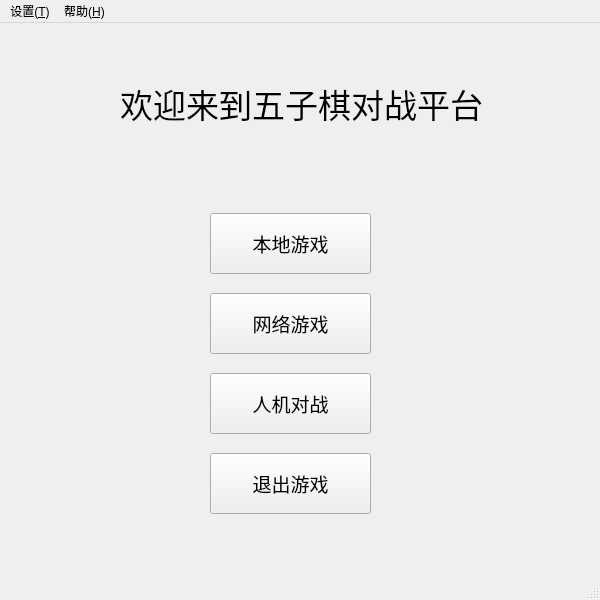
<?xml version="1.0" encoding="UTF-8"?>
<ui version="4.0">
 <class>MainWindow</class>
 <widget class="QMainWindow" name="MainWindow">
  <property name="geometry">
   <rect>
    <x>0</x>
    <y>0</y>
    <width>600</width>
    <height>600</height>
   </rect>
  </property>
  <property name="minimumSize">
   <size>
    <width>600</width>
    <height>600</height>
   </size>
  </property>
  <property name="maximumSize">
   <size>
    <width>600</width>
    <height>600</height>
   </size>
  </property>
  <property name="windowTitle">
   <string>MainWindow</string>
  </property>
  <widget class="QWidget" name="centralwidget">
   <widget class="QStackedWidget" name="stackedWidget">
    <property name="geometry">
     <rect>
      <x>0</x>
      <y>0</y>
      <width>600</width>
      <height>600</height>
     </rect>
    </property>
    <widget class="QWidget" name="page">
     <widget class="QPushButton" name="AIBtn">
      <property name="geometry">
       <rect>
        <x>210</x>
        <y>350</y>
        <width>161</width>
        <height>61</height>
       </rect>
      </property>
      <property name="font">
       <font>
        <family>微软雅黑</family>
        <pointsize>14</pointsize>
       </font>
      </property>
      <property name="text">
       <string>人机对战</string>
      </property>
     </widget>
     <widget class="QPushButton" name="internetBtn">
      <property name="geometry">
       <rect>
        <x>210</x>
        <y>270</y>
        <width>161</width>
        <height>61</height>
       </rect>
      </property>
      <property name="font">
       <font>
        <family>微软雅黑</family>
        <pointsize>14</pointsize>
       </font>
      </property>
      <property name="text">
       <string>网络游戏</string>
      </property>
     </widget>
     <widget class="QPushButton" name="localBtn">
      <property name="geometry">
       <rect>
        <x>210</x>
        <y>190</y>
        <width>161</width>
        <height>61</height>
       </rect>
      </property>
      <property name="font">
       <font>
        <family>微软雅黑</family>
        <pointsize>14</pointsize>
       </font>
      </property>
      <property name="text">
       <string>本地游戏</string>
      </property>
     </widget>
     <widget class="QPushButton" name="quitBtn">
      <property name="geometry">
       <rect>
        <x>210</x>
        <y>430</y>
        <width>161</width>
        <height>61</height>
       </rect>
      </property>
      <property name="font">
       <font>
        <family>微软雅黑</family>
        <pointsize>14</pointsize>
       </font>
      </property>
      <property name="text">
       <string>退出游戏</string>
      </property>
     </widget>
     <widget class="QLabel" name="title">
      <property name="geometry">
       <rect>
        <x>120</x>
        <y>60</y>
        <width>363</width>
        <height>41</height>
       </rect>
      </property>
      <property name="font">
       <font>
        <family>华光琥珀_CNKI</family>
        <pointsize>25</pointsize>
       </font>
      </property>
      <property name="text">
       <string>欢迎来到五子棋对战平台</string>
      </property>
     </widget>
    </widget>
    <widget class="QWidget" name="page_2">
     <widget class="QPushButton" name="refreshBtn">
      <property name="geometry">
       <rect>
        <x>430</x>
        <y>360</y>
        <width>150</width>
        <height>50</height>
       </rect>
      </property>
      <property name="minimumSize">
       <size>
        <width>150</width>
        <height>50</height>
       </size>
      </property>
      <property name="maximumSize">
       <size>
        <width>150</width>
        <height>50</height>
       </size>
      </property>
      <property name="font">
       <font>
        <pointsize>16</pointsize>
        <weight>50</weight>
        <bold>false</bold>
       </font>
      </property>
      <property name="styleSheet">
       <string notr="true"/>
      </property>
      <property name="text">
       <string>刷新战局</string>
      </property>
     </widget>
     <widget class="QPushButton" name="createBtn">
      <property name="geometry">
       <rect>
        <x>430</x>
        <y>420</y>
        <width>150</width>
        <height>50</height>
       </rect>
      </property>
      <property name="minimumSize">
       <size>
        <width>150</width>
        <height>50</height>
       </size>
      </property>
      <property name="maximumSize">
       <size>
        <width>150</width>
        <height>50</height>
       </size>
      </property>
      <property name="font">
       <font>
        <pointsize>16</pointsize>
        <weight>50</weight>
        <bold>false</bold>
       </font>
      </property>
      <property name="styleSheet">
       <string notr="true"/>
      </property>
      <property name="text">
       <string>创建房间</string>
      </property>
     </widget>
     <widget class="QPushButton" name="exitNetBtn">
      <property name="geometry">
       <rect>
        <x>430</x>
        <y>480</y>
        <width>150</width>
        <height>50</height>
       </rect>
      </property>
      <property name="minimumSize">
       <size>
        <width>150</width>
        <height>50</height>
       </size>
      </property>
      <property name="maximumSize">
       <size>
        <width>150</width>
        <height>50</height>
       </size>
      </property>
      <property name="font">
       <font>
        <pointsize>16</pointsize>
        <weight>50</weight>
        <bold>false</bold>
       </font>
      </property>
      <property name="styleSheet">
       <string notr="true"/>
      </property>
      <property name="text">
       <string>退出</string>
      </property>
     </widget>
     <widget class="QPushButton" name="reconnectBtn">
      <property name="geometry">
       <rect>
        <x>20</x>
        <y>480</y>
        <width>400</width>
        <height>50</height>
       </rect>
      </property>
      <property name="minimumSize">
       <size>
        <width>400</width>
        <height>50</height>
       </size>
      </property>
      <property name="maximumSize">
       <size>
        <width>400</width>
        <height>50</height>
       </size>
      </property>
      <property name="font">
       <font>
        <pointsize>19</pointsize>
        <weight>50</weight>
        <bold>false</bold>
       </font>
      </property>
      <property name="styleSheet">
       <string notr="true"/>
      </property>
      <property name="text">
       <string>连接服务器</string>
      </property>
     </widget>
     <widget class="QLabel" name="roomNameLabel">
      <property name="geometry">
       <rect>
        <x>20</x>
        <y>420</y>
        <width>100</width>
        <height>50</height>
       </rect>
      </property>
      <property name="font">
       <font>
        <family>微软雅黑</family>
        <pointsize>14</pointsize>
        <weight>50</weight>
        <bold>false</bold>
       </font>
      </property>
      <property name="text">
       <string>房间标题：</string>
      </property>
     </widget>
     <widget class="QLineEdit" name="lineEdit">
      <property name="geometry">
       <rect>
        <x>110</x>
        <y>430</y>
        <width>311</width>
        <height>41</height>
       </rect>
      </property>
      <property name="text">
       <string>title1</string>
      </property>
     </widget>
     <widget class="QTableView" name="tableView">
      <property name="geometry">
       <rect>
        <x>20</x>
        <y>10</y>
        <width>561</width>
        <height>341</height>
       </rect>
      </property>
      <property name="maximumSize">
       <size>
        <width>600</width>
        <height>400</height>
       </size>
      </property>
     </widget>
     <widget class="QLabel" name="connectStatLabel">
      <property name="geometry">
       <rect>
        <x>20</x>
        <y>360</y>
        <width>400</width>
        <height>50</height>
       </rect>
      </property>
      <property name="minimumSize">
       <size>
        <width>400</width>
        <height>50</height>
       </size>
      </property>
      <property name="maximumSize">
       <size>
        <width>400</width>
        <height>50</height>
       </size>
      </property>
      <property name="font">
       <font>
        <pointsize>16</pointsize>
        <weight>75</weight>
        <bold>true</bold>
       </font>
      </property>
      <property name="text">
       <string/>
      </property>
      <property name="alignment">
       <set>Qt::AlignCenter</set>
      </property>
     </widget>
     <widget class="QLabel" name="peopleLabel">
      <property name="geometry">
       <rect>
        <x>480</x>
        <y>530</y>
        <width>100</width>
        <height>20</height>
       </rect>
      </property>
      <property name="text">
       <string/>
      </property>
     </widget>
    </widget>
   </widget>
  </widget>
  <widget class="QMenuBar" name="menubar">
   <property name="geometry">
    <rect>
     <x>0</x>
     <y>0</y>
     <width>600</width>
     <height>23</height>
    </rect>
   </property>
   <widget class="QMenu" name="menu">
    <property name="title">
     <string>设置(&amp;T)</string>
    </property>
    <addaction name="updateServer"/>
   </widget>
   <widget class="QMenu" name="menu_H">
    <property name="title">
     <string>帮助(&amp;H)</string>
    </property>
    <addaction name="contactAuthor"/>
   </widget>
   <addaction name="menu"/>
   <addaction name="menu_H"/>
  </widget>
  <widget class="QStatusBar" name="statusbar"/>
  <action name="updateServer">
   <property name="text">
    <string>修改连接地址</string>
   </property>
  </action>
  <action name="contactAuthor">
   <property name="text">
    <string>联系作者</string>
   </property>
  </action>
 </widget>
 <resources/>
 <connections/>
</ui>
